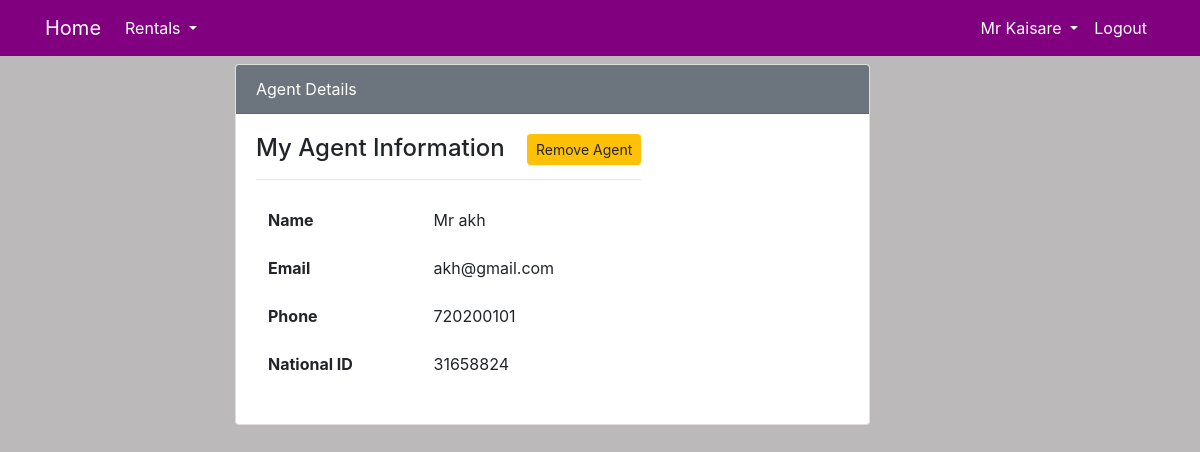
Screenshot of /agent/ (signed in) with the database file from the repository.
### user/models.py (models this page shows, shortened)
class Landlord(models.Model):
    name = models.OneToOneField(User, on_delete=models.CASCADE, null=True )
    ld_id = models.IntegerField(unique=True)
    gender = models.CharField(max_length=50, choices=gender)
    phone = models.IntegerField()
    mail = models.EmailField()
    agent = models.ForeignKey(Agent, on_delete=models.SET_NULL, null=True, blank=True)

class Agent(models.Model):
    name = models.OneToOneField(User, on_delete=models.CASCADE, null=True)
    agt_id = models.IntegerField(unique=True)
    gender = models.CharField(max_length=50, choices=gender)
    phone = models.IntegerField()
    mail = models.EmailField()

### user/views.py (the view)
# urls.py: path('agent/', user_view.agent, name='user-agent'),
def agent(request):
    landlord = Landlord.objects.get(name =  request.user)
    agent = landlord.agent
    context = {
        'agent':agent
    }
    return render(request, 'user/agent.html', context)

### templates/user/agent.html (shortened to what this page needs)
{% extends 'partials/base.html' %}
{% load crispy_forms_tags %}
{% block content %}
{% if agent %}
<div class="container">
    <div class="row my-2">
        <div class="col-md-2">
        </div>
        <div class="col-md-7">
            <div class="card">
                <div class="card-header bg-secondary text-white">
                    Agent Details
                </div>
                <div class="card-body">
                    <div class="row">
                        <div class="col-md-8">
                            <span class="h4"> My Agent Information </span>
                            <a class="btn btn-warning btn-sm  float-right"
                                href="{% url 'user-agent-delete' agent.id %}"> Remove Agent</a>
                            <hr>
                            <table class="table bg-white table-borderless">
                                <tbody>
                                    <tr>
                                        <th scope="row">Name</th>
                                        <td>{{ agent.gender }} {{ agent.name }}</td>
                                    </tr>
                                    <tr>
                                        <th scope="row">Email</th>
                                        <td>{{ agent.mail }}</td>
                                    </tr>
                                    <tr>
                                        <th scope="row">Phone</th>
                                        <td>{{ agent.phone }}</td>
                                    </tr>
                                    <tr>
                                        <th scope="row">National ID</th>
                                        <td>{{ agent.agt_id }}</td>
                                    </tr>
                                </tbody>
                            </table>
                        </div>
                    </div>
                </div>
            </div>
        </div>
    </div>
</div>
{% else %}
<p class="text-danger">You currently have no Agent assigned to your Properties </p>
<p class="text-danger">To Assign One Click <a href="#">Here</a></p>
{% endif %}
{% endblock %}

### templates/partials/nav.html (shortened to what this page needs)
<nav class="navbar navbar-expand-lg navbar-info" style="background-color: purple;"  >
    <div class="container">
        {% if user.is_authenticated %}
        <a class="navbar-brand text-white" href="{% url 'dashboard-index'%}"> Home</a>
        <div class="collapse navbar-collapse" id="navbarSupportedContent">
            <ul class="navbar-nav mr-auto ">
                <li class="nav-item dropdown ">
                    <a class="nav-link dropdown-toggle text-white" href="#" id="navbarDropdown" role="button" data-toggle="dropdown" aria-haspopup="true" aria-expanded="false">
                      Rentals
                    </a>
                </li>
            </ul>
            {% if request.user.groups.all.0.name == "Landlord" %}
            <ul class="navbar-nav ml-auto">
                <li class="nav-item dropdown ">
                    <a class="nav-link dropdown-toggle text-white" href="#" id="navbarDropdown" role="button" data-toggle="dropdown" aria-haspopup="true" aria-expanded="false">
                        {{ user.landlord.gender }} {{user.username}}
                    </a>
                </li>
                <li class="nav-item">
                    <a class="nav-link text-white" href="{% url 'user-logout' %}">Logout</a>
                </li>
            </ul>
            {% endif %}
        {% else %}
            <ul class="navbar-nav ml-auto">
                <li class="nav-item">
                    <a class="nav-link text-white" href="{% url 'user-login' %}">Login</a>
                </li>
            </ul>
        {% endif %}
        </div>
    </div>
</nav>

### static/styles.css (style rules this page uses)
body { background: rgb(187, 185, 185); }

### rows the page displays
Agent: gender "Mr", name "akh", mail "akh@gmail.com", phone "720200101", agt_id "31658824"

### other values shown
{{ user.landlord.gender }} "Mr"
{{ user.username }} "Kaisare"
